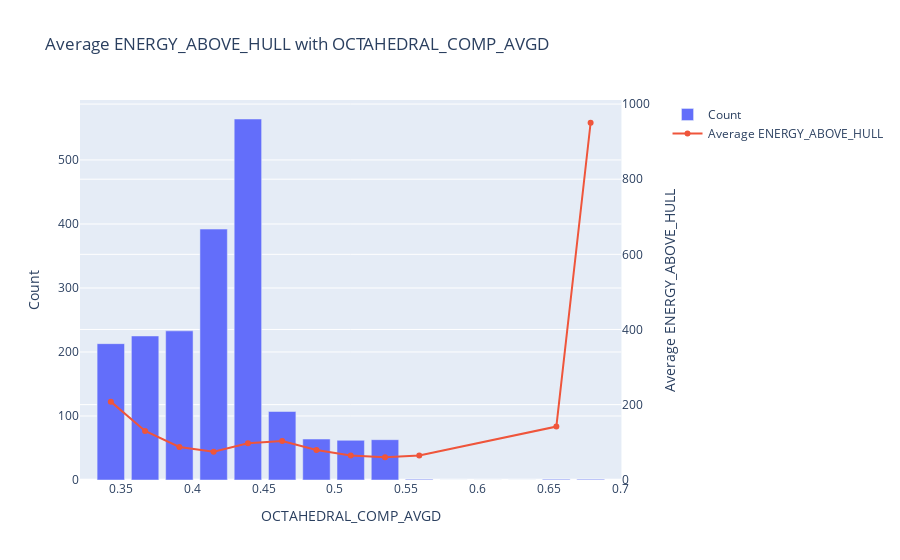

Notebook cell for this chart:
### Markdown cell above
The plot below shows the average $E_{hull}$ with respect to $\mu$, superimposed on the histogram of $\mu$. As can be seen, $\mu$ of the perovskites has a left skew. Interestingly, the average $E_{hull}$ stays steady with $\mu$.

### Code cell
histogram_w_avg(15, "OCTAHEDRAL_COMP_AVGD", "ENERGY_ABOVE_HULL")

### Figure 1 — Plotly figure (JSON) as saved in the notebook; plotly's stock layout.template omitted (floating-point values rounded to 4 significant figures)
{"data": [{"name": "Count", "type": "bar", "x": [0.3429, 0.3669, 0.3909, 0.4149, 0.439, 0.463, 0.487, 0.5111, 0.5351, 0.5591, 0.5832, 0.6072, 0.6312, 0.6553, 0.6793], "xaxis": "x", "y": [213, 225, 233, 392, 564, 107, 64, 62, 63, 1, 0, 0, 0, 1, 1], "yaxis": "y"}, {"connectgaps": true, "name": "Average ENERGY_ABOVE_HULL", "type": "scatter", "x": [0.3429, 0.3669, 0.3909, 0.4149, 0.439, 0.463, 0.487, 0.5111, 0.5351, 0.5591, 0.5832, 0.6072, 0.6312, 0.6553, 0.6793], "xaxis": "x", "y": [208.0, 129.8, 87.43, 74.61, 97.06, 103.4, 79.32, 64.8, 59.95, 64.5, null, null, null, 141.7, 950.2], "yaxis": "y2"}], "layout": {"autosize": true, "title": {"text": "Average ENERGY_ABOVE_HULL with OCTAHEDRAL_COMP_AVGD"}, "xaxis": {"anchor": "y", "autorange": true, "domain": [0, 0.94], "range": [0.3232, 0.6989], "title": {"text": "OCTAHEDRAL_COMP_AVGD"}, "type": "linear"}, "yaxis": {"anchor": "x", "autorange": true, "domain": [0, 1], "range": [0, 593.7], "title": {"text": "Count"}, "type": "linear"}, "yaxis2": {"anchor": "x", "autorange": true, "overlaying": "y", "range": [-13.52, 1024.0], "side": "right", "title": {"text": "Average ENERGY_ABOVE_HULL"}, "type": "linear"}}}
